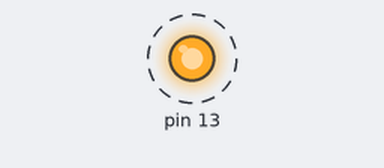
Bench run of a sketch on a simulated Arduino Uno, built with avr-gcc and run on an emulated ATmega328P. Parts: output pins drawn as LEDs (lit = HIGH). Dashed ring = blinking.

Above: at 0.5 s.
Timing chart, 0 to 4.6 s (numbered marks = the images above):
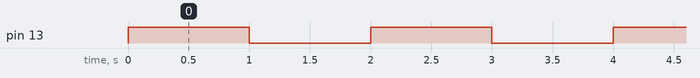

Measured:
- by itself, pin 13: alternates HIGH for 1.0 s and LOW for 1.0 s

The sketch:

ak0155_sonsuzDongu.ino
```cpp
/*
  ak0155 — çözüm örneği

  SEN YAP 1) Evet, ikisi de kartta birebir aynı şeyi yapar: LED saniyede bir yanıp
    söner. ak0010'da digitalWrite/delay satırları loop() içindeydi, kart onları
    kendi sonsuz döngüsüyle (loop()) tekrarlıyordu. Burada aynı satırlar setup()
    içine, kendi yazdığımız while (true) döngüsünün içine taşındı; loop() boş kaldı.

  SEN YAP 2) "BITTI" hiç görünmez, çünkü Serial.println("BITTI"); satırı while (true)
    bloğunun bittiği yerden SONRA duruyor — ama while (true) hiçbir zaman bitmiyor.
    Program o satıra hiç sıra gelmeden LED'i yakıp söndürmeye sonsuza kadar devam
    eder. Aşağıdaki kod bu denemenin hâlidir.

  SEN YAP 3) while (false) yapılırsa LED hiç yanmaz: koşul hiçbir zaman doğru
    olmadığı için { } bloğunun içine bir kez bile girilmez.
*/

void setup() {
  pinMode(13, OUTPUT);
  Serial.begin(9600);

  while (true) {
    digitalWrite(13, HIGH);
    delay(1000);
    digitalWrite(13, LOW);
    delay(1000);
  }

  Serial.println("BITTI"); // buraya hiç sıra gelmez
}

void loop() {
}
```
